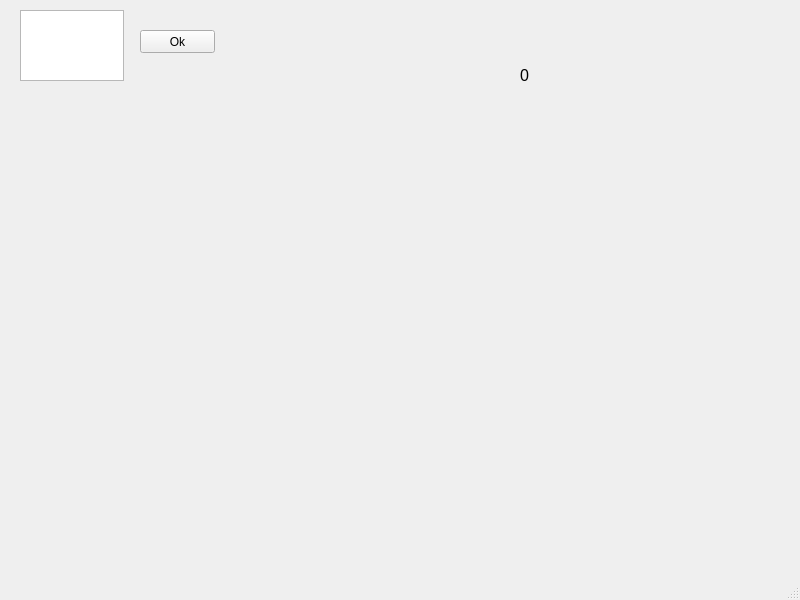
<?xml version="1.0" encoding="UTF-8"?>
<ui version="4.0">
 <class>MainWindow</class>
 <widget class="QMainWindow" name="MainWindow">
  <property name="geometry">
   <rect>
    <x>0</x>
    <y>0</y>
    <width>800</width>
    <height>600</height>
   </rect>
  </property>
  <property name="windowTitle">
   <string>MainWindow</string>
  </property>
  <widget class="QWidget" name="centralwidget">
   <widget class="QTextEdit" name="textEdit">
    <property name="geometry">
     <rect>
      <x>20</x>
      <y>10</y>
      <width>104</width>
      <height>71</height>
     </rect>
    </property>
   </widget>
   <widget class="QPushButton" name="pushButton">
    <property name="geometry">
     <rect>
      <x>140</x>
      <y>30</y>
      <width>75</width>
      <height>23</height>
     </rect>
    </property>
    <property name="text">
     <string>Ok</string>
    </property>
   </widget>
   <widget class="QLabel" name="label">
    <property name="geometry">
     <rect>
      <x>520</x>
      <y>10</y>
      <width>251</width>
      <height>131</height>
     </rect>
    </property>
    <property name="font">
     <font>
      <pointsize>12</pointsize>
     </font>
    </property>
    <property name="text">
     <string>0</string>
    </property>
   </widget>
  </widget>
  <widget class="QMenuBar" name="menubar">
   <property name="geometry">
    <rect>
     <x>0</x>
     <y>0</y>
     <width>800</width>
     <height>21</height>
    </rect>
   </property>
  </widget>
  <widget class="QStatusBar" name="statusbar"/>
 </widget>
 <resources/>
 <connections/>
</ui>
